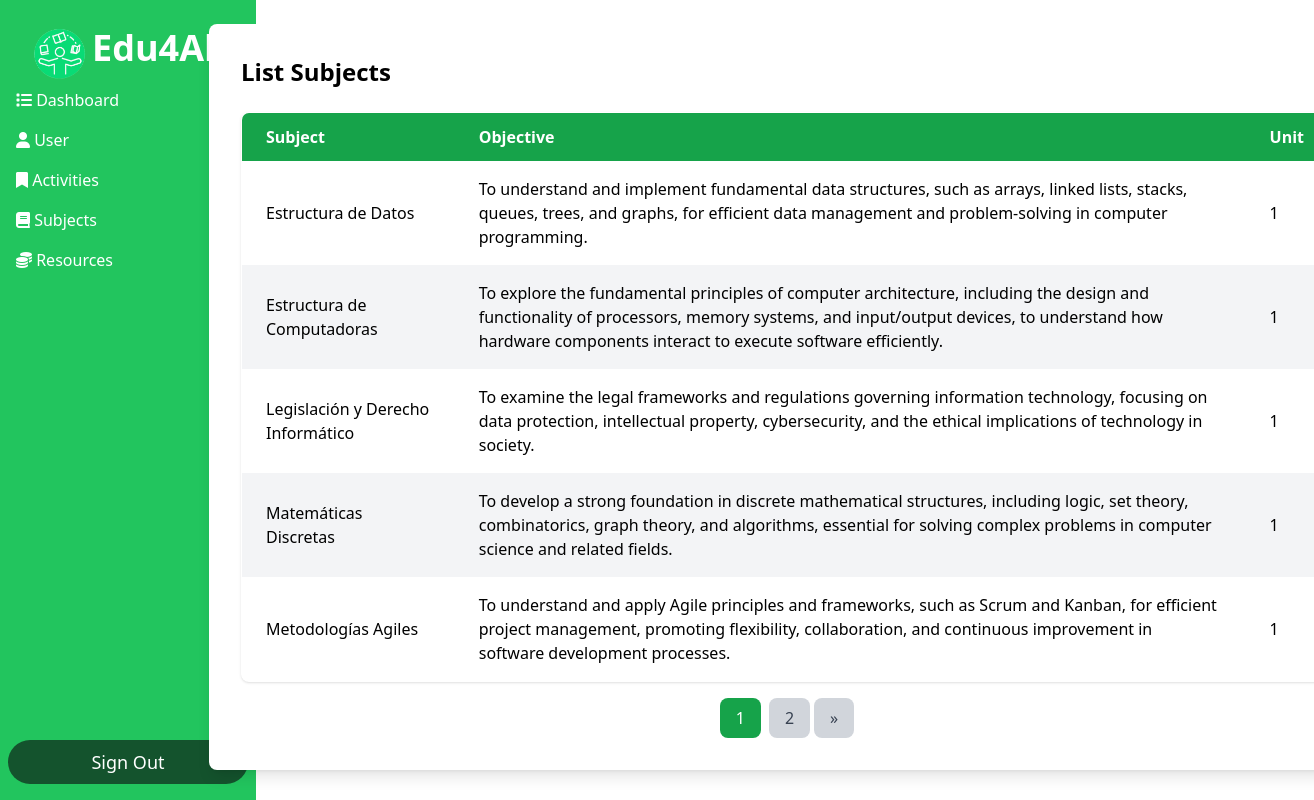
Before: /Dashboard_Cordinador/Dashboard.php?action=listar_materias (signed in) with the older database file.
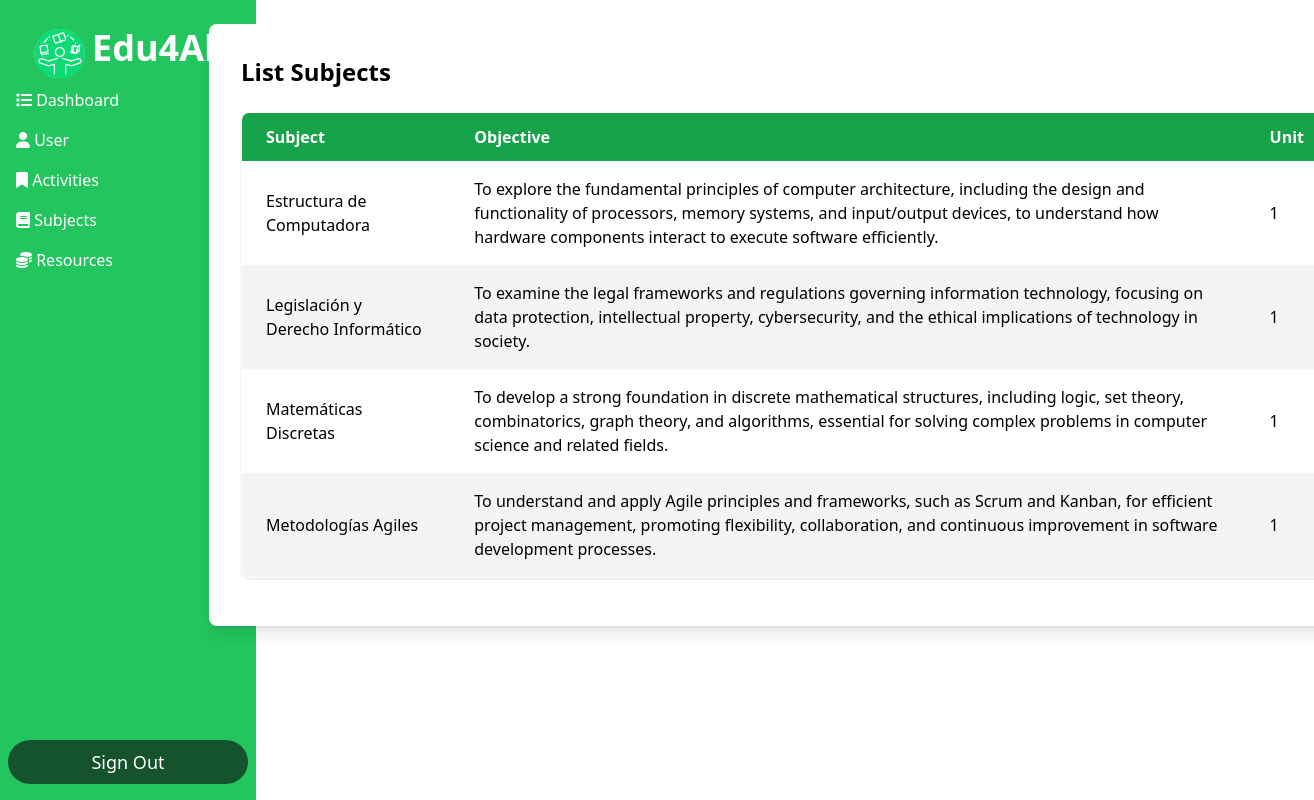
After: the same page with the newer database file.
### tables this page shows
CREATE TABLE `programas` (
  `id` int(11) NOT NULL,
  `nombre_materia` varchar(100) DEFAULT NULL,
  `objetivos` text DEFAULT NULL,
  `actividades` text DEFAULT NULL,
  `unidad` int(1) DEFAULT NULL
);

### Conexion/conexion.php (called while the page is built, shortened)
<?php
	class Conexion
	{
		private $host='localhost';
		private $usuario='root';
		private $password = '';
		private $base='escuela';
		public $sentencia;
		private $conexion;
		private function abrir_conexion(){
			$this->conexion = new mysqli($this->host,$this->usuario,$this->password,$this->base);
		}
		public function obtener_sentencia(){
			$result = $this->conexion->query($this->sentencia);
			return $result;
		}
	}
?>

### Conexion/contacto.php (called while the page is built, shortened)
<?php
    include ("conexion.php");
    class Contacto extends Conexion {
        public function obtenerMateriasConLimite1($offset, $limite) {
            $this->sentencia = "SELECT * FROM programas LIMIT $offset, $limite";
            return $this->obtener_sentencia();
        }
        public function contarTotalMaterias1() {
            $this->sentencia = "SELECT COUNT(*) as total FROM programas";
            $resultado = $this->obtener_sentencia();
            return $resultado->fetch_assoc()['total'];
        }
    }
?>

### Dashboard_Cordinador/listarmaterias.php (the view, shortened to what this page needs)
<?php
require_once("../Conexion/contacto.php");
$obj = new Contacto();
$limite = 5;
$paginaActual = isset($_GET['pagina']) ? (int)$_GET['pagina'] : 1;
$offset = ($paginaActual - 1) * $limite;
$totalRegistros = $obj->contarTotalMaterias1();
$totalPaginas = ceil($totalRegistros / $limite);
$resultado = $obj->obtenerMateriasConLimite1($offset, $limite);
$queryString = $_SERVER['QUERY_STRING'];
parse_str($queryString, $queryArray);
unset($queryArray['pagina']);
$queryString = http_build_query($queryArray);
?>
<div class="max-w-6xl translate-x-32 mx-auto bg-white p-8 rounded-lg shadow-lg">
    <h1 class="text-2xl font-bold mb-6">List Subjects</h1>
    <table class="min-w-full table-auto border-collapse border border-gray-300 rounded-lg overflow-hidden shadow">
        <thead>
            <tr class="bg-green-600 text-white">
                <th class="px-6 py-3 text-left">Subject</th>
                <th class="px-6 py-3 text-left">Objective</th>
                <th class="px-6 py-3 text-left">Unit</th>
            </tr>
        </thead>
        <tbody>
            <?php if ($resultado): ?>
                <?php while ($registro = $resultado->fetch_assoc()): ?>
                    <tr class="even:bg-gray-100 hover:bg-gray-200">
                        <td class="px-6 py-4"><?php echo htmlspecialchars($registro["nombre_materia"]); ?></td>
                        <td class="px-6 py-4"><?php echo htmlspecialchars($registro["objetivos"]); ?></td>
                        <td class="px-6 py-4"><?php echo htmlspecialchars($registro["unidad"]); ?></td>
                    </tr>
                <?php endwhile; ?>
            <?php else: ?>
                <tr>
                    <td colspan="4" class="px-6 py-4 text-center">No subjects found</td>
                </tr>
            <?php endif; ?>
        </tbody>
    </table>
    <div class="mt-4">
        <?php if ($totalPaginas > 1): ?>
            <nav class="flex justify-center">
                <?php for ($i = max(1, $paginaActual - 2); $i <= min($paginaActual + 2, $totalPaginas); $i++): ?>
                    <a href="?<?php echo $queryString ? $queryString . '&' : ''; ?>pagina=<?php echo $i; ?>" class="px-4 py-2 mx-1 <?php echo ($i == $paginaActual) ? 'bg-green-600 text-white' : 'bg-gray-300 text-gray-700'; ?> rounded-lg hover:bg-gray-400 transition duration-500">
                        <?php echo $i; ?>
                    </a>
                <?php endfor; ?>
                <?php if ($paginaActual < $totalPaginas): ?>
                    <a href="?<?php echo $queryString ? $queryString . '&' : ''; ?>pagina=<?php echo $paginaActual + 1; ?>" class="px-4 py-2 bg-gray-300 text-gray-700 rounded-lg hover:bg-gray-400 transition duration-500">
                        &raquo;
                    </a>
                <?php endif; ?>
            </nav>
        <?php endif; ?>
    </div>
</div>

Changed rows visible on the page:
removed programas: nombre_materia "Estructura de Datos", objetivos "To understand and implement fundamental data structures, such as arrays, linked lists, stacks, queues, trees, and graphs, for efficient data management and problem-solving in computer programming.", unidad "1"
changed programas: nombre_materia "Estructura de Computadoras" → "Estructura de Computadora"
Other visible differences:
list line gone: "1"
list line gone: "2"
